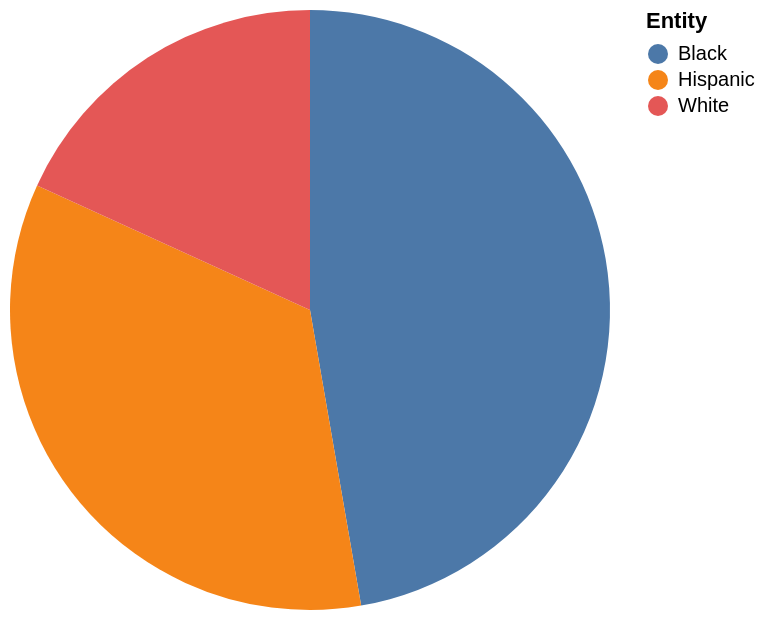

This figure's Vega-Lite source:
### Vega-Lite specification from a JSON file in a GitHub repository (floating-point values rounded to 4 significant figures)
{"$schema": "https://vega.github.io/schema/vega-lite/v5.json", "description": "Pie chart auto-generated from CSV", "data": {"values": [{"Entity": "Black", "Almost all of the time": "26", "Most of the time": "27", "Sometimes": "38", "Hardly ever/ Never": "9"}, {"Entity": "Hispanic", "Almost all of the time": "19", "Most of the time": "27", "Sometimes": "39", "Hardly ever/ Never": "15"}, {"Entity": "White", "Almost all of the time": "10", "Most of the time": "32", "Sometimes": "48", "Hardly ever/ Never": "10"}]}, "mark": "arc", "encoding": {"theta": {"field": "Almost all of the time", "type": "quantitative"}, "color": {"field": "Entity", "type": "nominal"}}}
